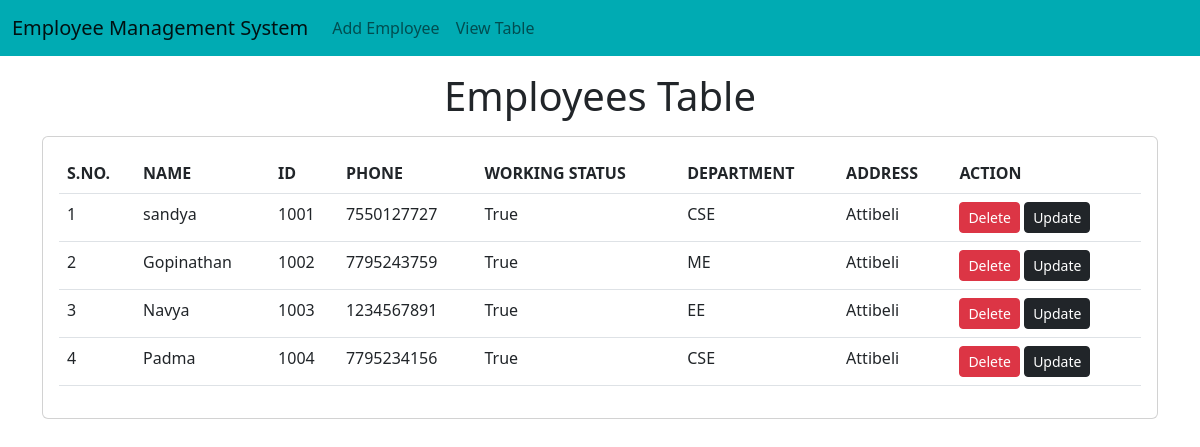
The page / on the database its author committed.
### emp/models.py (models this page shows, shortened)
class Emp(models.Model):
    name = models.CharField(max_length=200)
    emp_id = models.CharField(max_length=200)
    phone = models.CharField(max_length=10)
    address = models.CharField(max_length=150)
    working = models.BooleanField(default=True)
    department = models.CharField(max_length=200)

### emp/views.py (the view)
# urls.py: path("",fun.emp_home),
def emp_home(request):
    emps=Emp.objects.all()
    return render(request,"emp/home.html",{'emps':emps})

### templates/emp/home.html (shortened to what this page needs)
<!doctype html>
<html lang="en">
  <head>
    <link href="https://cdn.jsdelivr.net/npm/bootstrap@5.2.2/dist/css/bootstrap.min.css" rel="stylesheet">
  </head>
  <body>
    {% include 'emp/navbar.html' %}
    <h1 class="text-center my-3">Employees Table</h1>
    <div class="container">
      <div class="row">
        <div class="col-md-12">
          <div class="card">
            <div class="card-body">
              <table class="table">
                <thead>
                  <tr>
                    <th>S.NO.</th>
                    <th>NAME</th>
                    <th>ID</th>
                    <th>PHONE</th>
                    <th>WORKING STATUS</th>
                    <th>DEPARTMENT</th>
                    <th>ADDRESS</th>
                    <th>ACTION</th>
                  </tr>
                </thead>
                <tbody>
                  {% for e in emps %}
                  <tr>
                    <td>{{forloop.counter}}</td>
                    <td>{{e.name}}</td>
                    <td>{{e.emp_id}}</td>
                    <td>{{e.phone}}</td>
                    <td>{{e.working}}</td>
                    <td>{{e.department}}</td>
                    <td>{{e.address}}</td>
                    <td>
                      <a href="/emp/delete-emp/{{e.id}}" class="btn btn-danger btn-sm">Delete</a>
                      <a href="/emp/update-emp/{{e.id}}" class="btn btn-dark btn-sm">Update</a>
                    </td>
                  </tr>
                  {%endfor%}
                </tbody>
              </table>
            </div>
          </div>
        </div>
      </div>
    </div>
  </body>
</html>

### templates/emp/navbar.html (shortened to what this page needs)
<nav class="navbar navbar-expand-lg" style="background-color: #00ABB3;">
    <div class="container-fluid">
      <a class="navbar-brand" href="/emp/home/">Employee Management System</a>
      <div class="collapse navbar-collapse" id="navbarSupportedContent">
        <ul class="navbar-nav me-auto mb-2 mb-lg-0">
          <li class="nav-item">
            <a class="nav-link" href="/emp/add-emp/">Add Employee</a>
          </li>
          <li><a class="nav-link" href="/emp/home/">View Table</a></li>
        </ul>
      </div>
    </div>
  </nav>

### rows shown on the page
Emp: name "sandya", emp_id "1001", phone "7550127727", working "True", department "CSE", address "Attibeli"
Emp: name "Gopinathan", emp_id "1002", phone "7795243759", working "True", department "ME", address "Attibeli"
Emp: name "Navya", emp_id "1003", phone "1234567891", working "True", department "EE", address "Attibeli"
Emp: name "Padma", emp_id "1004", phone "7795234156", working "True", department "CSE", address "Attibeli"
